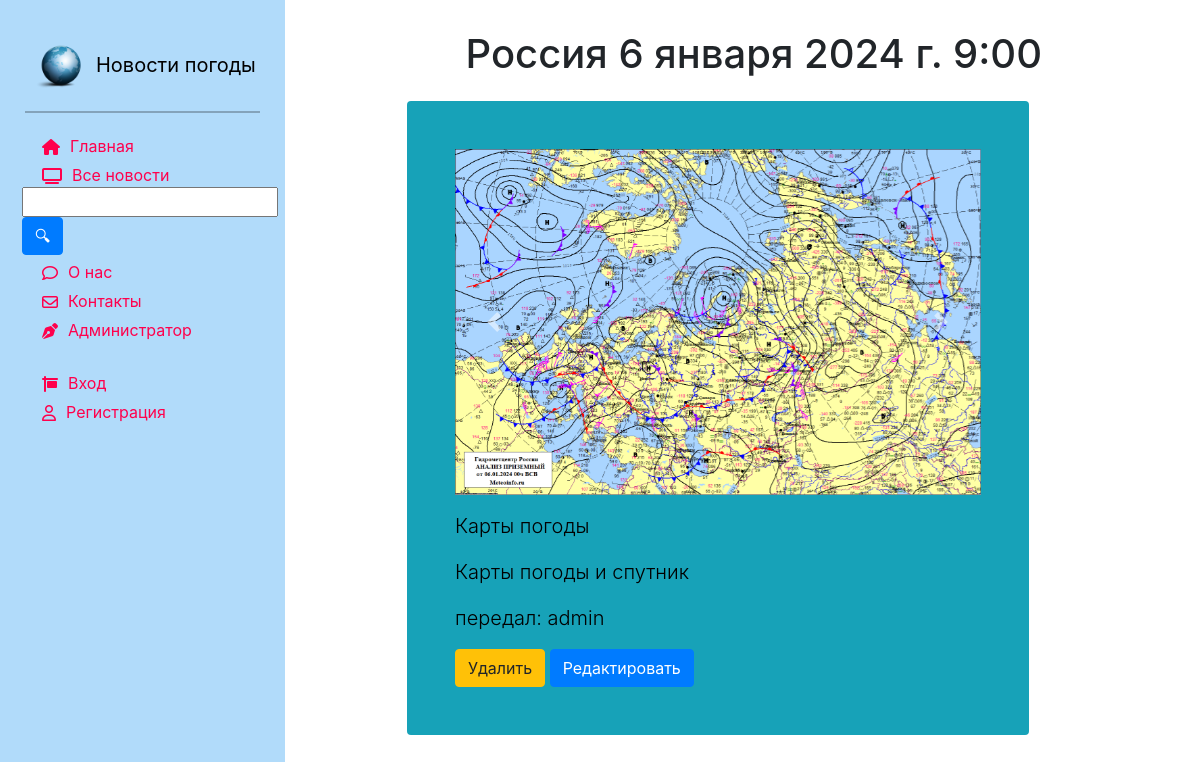
Screenshot of /news/show/24 with the database file from the repository.
### news/models.py (models this page shows, shortened)
class Article(models.Model):
    categories = (('ФП', 'Фактическая погода'),
                  ('ПП', 'Прогноз погоды'),
                  ('ШО', 'Штормовое оповещение'),
                  ('ШП', 'Штормовое предупреждение'),
                  ('КП', 'Карты погоды'))
    author = models.ForeignKey(User, on_delete=models.SET_NULL, null=True, verbose_name='Автор')
    title = models.CharField('Пункт', max_length=50, default='')
    category = models.CharField(choices=categories, max_length=25, verbose_name='Категория сообщения')
    anouncement = models.TextField('Анонс', max_length=250)
    text = models.TextField('Текст сообщения',
                            validators=[MinLengthValidator(20, 'the field must contain at least 20 characters')])
    date = models.DateTimeField('Дата наблюдения', auto_created=True)
    tags = models.ManyToManyField(to=Tag, blank=True, verbose_name='Явления')
    slug = models.SlugField()
    class Meta:
        ordering = ['-date', 'title']
        verbose_name = 'Сообщение'
        verbose_name_plural ='Сообщения'

class Image(models.Model):
    article = models.ForeignKey(Article, on_delete=models.CASCADE)
    title = models.CharField(max_length=50, blank=True)
    image = models.ImageField(upload_to='article_images/%Y/%m/%d/',null=True,blank=True)

### news/views.py (the view)
# urls.py: path('show/<int:pk>', views.ArticleDetailView.as_view(), name='news_detail'),
class ArticleDetailView(ViewCountMixin,DetailView):
    model = Article
    template_name = 'news/news_detail.html'
    context_object_name = 'article'
    def get_context_data(self, **kwargs):
        context = super().get_context_data(**kwargs)
        current_object = self.object
        images = Image.objects.filter(article=current_object)
        context['images'] = images
        return context

### news/utils.py (called while the page is built)
def get_client_ip(request):
    x_forwarded_for = request.META.get('HTTP_X_FORWARDED_FOR')
    if x_forwarded_for:
        ip = x_forwarded_for.split(',')[0]
    else:
        ip = request.META.get('REMOTE_ADDR')
    return ip

    def get_object(self):
        obj = super().get_object()
        ip_address = get_client_ip(self.request)
        ViewCount.objects.get_or_create(article=obj, ip_address=ip_address)
        return obj

### users/templatetags/users_extras.py (called while the page is built)
@register.filter(name="has_group")
def has_group(user,group_name):
    return user.groups.filter(name=group_name).exists()

### news/templates/news/news_detail.html (shortened to what this page needs)
{% extends 'main/base_template.html' %}
{% load static %}
{% load bootstrap5 %}
{% block content %}
<link rel="stylesheet" href="https://maxcdn.bootstrapcdn.com/bootstrap/4.0.0/css/bootstrap.min.css"
>
    <div class="row">
            <div class="text-center" style="margin-top:30px;">
                    <h1 >{{ article.title }} {{ article.date }}</h1>
            </div>
                 <div class="single_news">
                    <div class="p-4 p-md-5 text-black rounded bg-info" >
                            <div class="col-md-12 px-0">
                                <div id="carouselExampleIndicators" class="carousel slide" data-ride="carousel">
                                    <div class="carousel-inner">
                                        {% for image in images %}
                                            <div class="carousel-item {% if forloop.counter == 1 %} active{% endif %}">
                                                <img class="d-block w-100" src="{{ image.image.url }}" alt="image.title">
                                            </div>
                                        {% endfor %}
                                    </div>
                                    <a class="carousel-control-prev" href="#carouselExampleIndicators" role="button"
                                       data-slide="prev">
                                        <span class="carousel-control-prev-icon" aria-hidden="true"></span>
                                    </a>
                                    <a class="carousel-control-next" href="#carouselExampleIndicators" role="button"
                                       data-slide="next">
                                        <span class="carousel-control-next-icon" aria-hidden="true"></span>
                                    </a>
                                </div>
                              <p class="lead my-3">{{ article.anouncement }}</p>
                              <p class="lead mb-0" class="fw-bold" >{{ article.text }}</p>
                              <p class="lead my-3">передал: {{ article.author }} </p>
                            </div>
                            <a class="btn btn-warning" href="{% url 'delete_article' article.pk %}"> Удалить </a>
                            <a class="btn btn-primary" href="{% url 'news_update' article.pk %}"> Редактировать </a>
                      </div>
                </div>
        </div>
{% endblock %}

### main/static/main/css/style.css (style rules this page uses)
body { #background-color:#1abaff; }
a { text-decoration:none; color:black; }
body .single_news { margin-top:15px; float: left; width: 90%; }

### rows the page displays
Article: title "Россия", date "6 января 2024 г. 9:00", anouncement "Карты погоды", text "Карты погоды и спутник", author "admin"
Image: image (picture)
